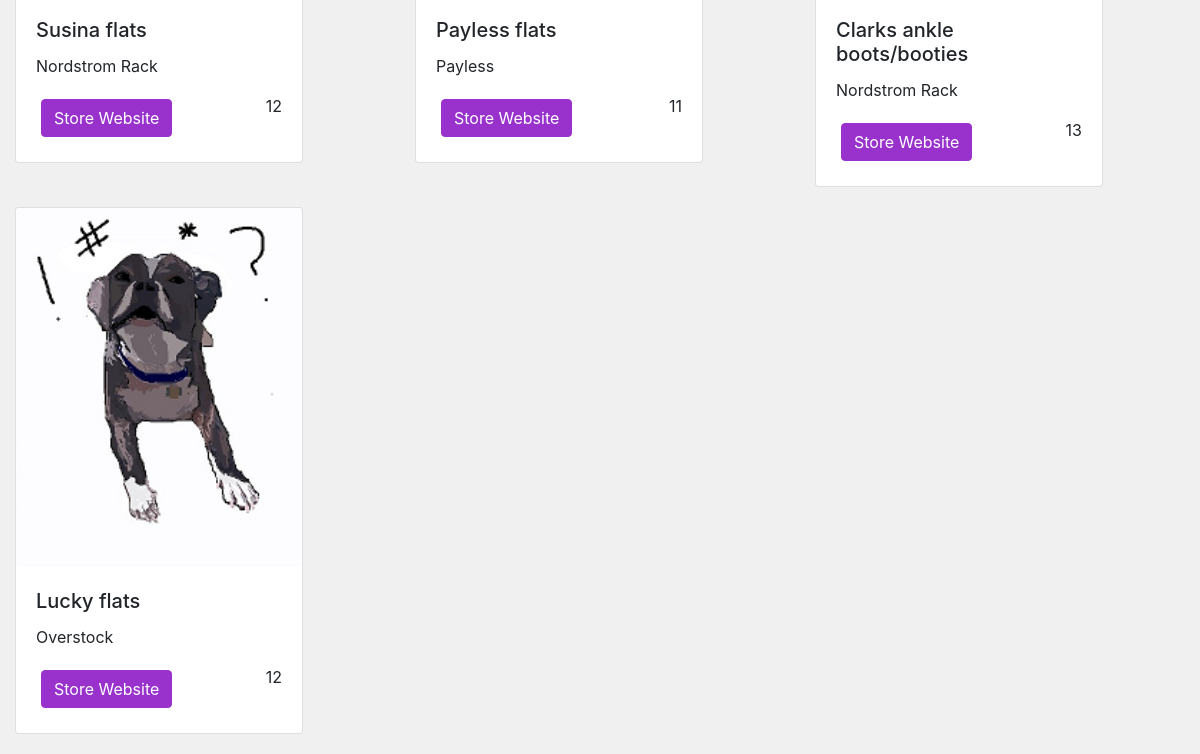
The app's page /posts/ (lower part), older data.
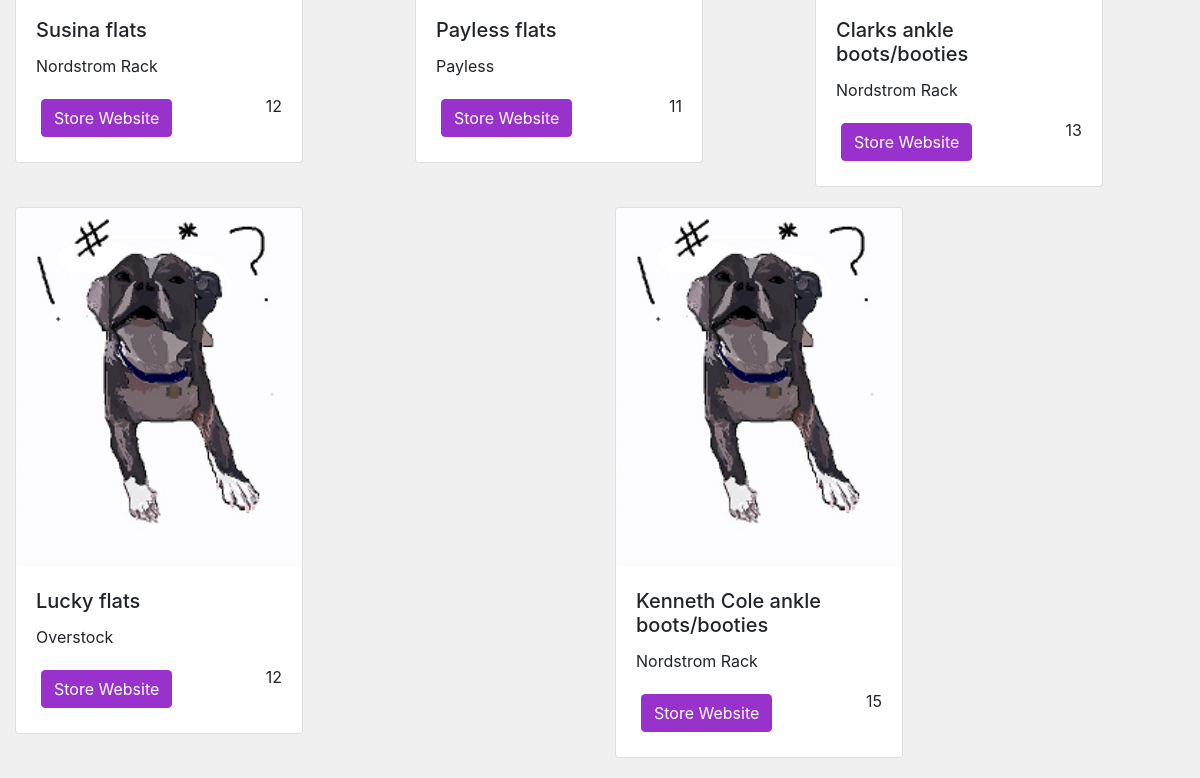
The same page, newer data.
### posts/models.py (models this page shows)
class Post(models.Model):
    SIZE_CHOICES = (
        ('10.5', '10.5'),
        ('11', '11'),
        ('11.5', '11.5'),
        ('12', '12'),
        ('13', '13'),
        ('14', '14'),
        ('15', '15'),
    )
    size = models.CharField(max_length=4, choices=SIZE_CHOICES, verbose_name="Size (use US women's sizes)")
    MENS_WOMENS_CHOICE = (
        ("mens", "mens"),
        ("womens", "womens"),
    )
    mens_or_womens = models.CharField(max_length=6, choices=MENS_WOMENS_CHOICE, verbose_name="Men's or Women's Shoe Section", default='womens')
    brand = models.CharField(max_length=50)
    store = models.CharField(max_length=50)
    SHOE_TYPE_CHOICES = (
        ('ankle boots/booties', 'ankle boots/booties'),
        ('boots', 'boots'),
        ('flats', 'flats'),
        ('pumps/heels', 'pumps/heels'),
        ('sandals', 'sandals'),
        ('sneakers', 'sneakers'),
    )
    shoe_type = models.CharField(max_length=20, choices=SHOE_TYPE_CHOICES)
    link = models.CharField(max_length=200, blank=True, default="", verbose_name="link (optional)")
    price = models.DecimalField(max_digits=5, decimal_places=2, default=0.00)
    PURCHASED_CHOICES = (
        ('online', 'online'),
        ('in-store', 'in-store'),
    )
    purchased = models.CharField(max_length=9, choices=PURCHASED_CHOICES, verbose_name="Purchased Online or In-Store")
    praise = models.TextField(verbose_name="Praise/Comments/More Information    ")
    date = models.DateTimeField(auto_now_add=True)
    shoe_pic = models.ImageField(default='default.png', blank=True)
    author = models.ForeignKey(User, default=None, on_delete=models.CASCADE)

### posts/views.py (the view)
def post_list(request):
    posts = Post.objects.all().order_by("date")
    return render(request, "posts/post_list.html", {"posts":posts})

### posts/templates/posts/post_list.html (shortened to what this page needs)
{% extends 'base_layout.html' %}
{% block content %}
    <div class="container-fluid posts-area  ">
        <div class="row">
            {% for post in posts %}
                <div class="col" style="margin-bottom: 20px">
                    <div class="card" style="width: 18rem;">
                        <img src="{{post.shoe_pic.url }}" class="card-img-top"/>
                        <div class="card-body">
                            <h5 class="card-title">{{post.brand}}&nbsp{{post.shoe_type}}</h5>
                            <p class="card-text">{{post.store}}</p>
                            <p style="float:right">{{post.size}}</p>
                            <a class="btn btn-primary" href={{post.link}}>Store Website</a>
                        </div>
                    </div>
                </div>
            {% endfor %}
        </div>
    </div>
{% endblock %}

Row changes from the older to the newer data that the page shows:
added Post: shoe_pic (placeholder picture), brand "Kenneth Cole", shoe_type "ankle boots/booties", store "Nordstrom Rack", size "15"
